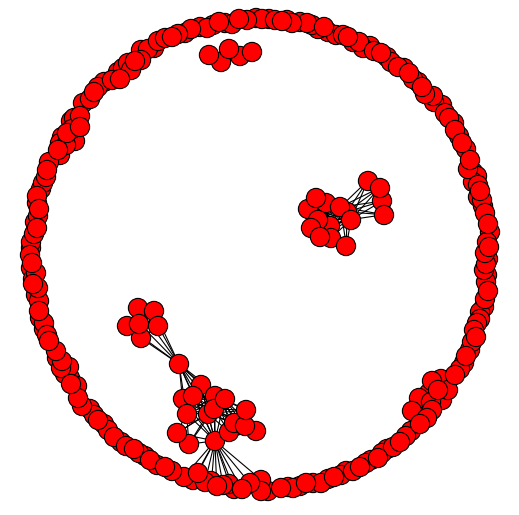

This chart was generated by the following Python code:
import networkx as nx
from networkx.readwrite import json_graph
import numpy as np
import csv
import sys
import matplotlib.pyplot as plt
import json
import pickle

def count_authors_and_papers(filename):
	
	num_papers = 0
	linelengths = []
	with open(filename, 'r') as f:
		for line in f:
			arrLine = line.split(",")
			count = 0
			for name in arrLine:
				count += 1
			linelengths.append(count)
			num_papers += 1

	m = max(linelengths)
	return [m, num_papers]

def convert_text_to_csv(filename, outfile):

	retval = count_authors_and_papers(filename)
	max_authors = retval[0]
	num_papers = retval[1]
	all_authors = [[] for x in range(max_authors)] 

	with open(filename, 'r') as f:
		for line in f:
			arrLine = line.split(",")
			position = 0

			for name in arrLine:
				name = name.strip('\n').strip('\t').lstrip().rstrip()
				all_authors[position].append(name)
				position += 1

			while position < max_authors:
				all_authors[position].append('')
				position += 1
	
	return write_csv(all_authors, outfile, max_authors, num_papers)

def write_csv(all_authors, csvfilename, max_authors, num_papers):

	first_row = ['First Author']
	for i in range(2, max_authors + 1):
		first_row.append(str(i))

	with open(csvfilename, 'wt', newline='') as csvf:
		writer = csv.writer(csvf)
		writer.writerow(first_row)
		for j in range(num_papers):
			row = []
			for i in range(max_authors): 
				row.append(all_authors[i][j])
			writer.writerow(row)
	return

def simple_stats(filename):

	authors = set()
	linelengths = []
	num_papers = 0
	# lastnames = set()
	# duplicates = set()

	with open(filename, 'r') as csvfile:
		reader = csv.reader(csvfile, delimiter=',')
		for row in reader:
			if row[0] == 'First Author':
				continue
			author_count = 0
			for i in range(len(row)):
				author_count += 1
				if row[i] == '':
					continue
				author = row[i].rstrip().lstrip()
				authors.add(author)
				# last_name = author.split(" ")
				# last_name = ' '.join(last_name[1:])
				# if last_name in lastnames:
				# 	duplicates.add(last_name)
				# else:
				# 	lastnames.add(last_name)
			
			linelengths.append(author_count)
			num_papers += 1
	m = max(linelengths)

	with open('simplestats.out', 'w') as f: 
		f.write('Max number of authors writing a single paper: ' + str(m) + '\n')
		f.write('Total unique number of authors: ' + str(len(authors)) + '\n')
		f.write('Total number of papers: ' + str(num_papers) + '\n')

	print(authors)
	print('Max number of authors writing a single paper: ' + str(m))
	print('Unique number of authors: ' + str(len(authors)))
	print('Number of papers: ' + str(num_papers))
	# print('Unique number of last names: ' + str(len(lastnames)))
	# print(duplicates)
	print('Done! This info has been saved to <simplestats.out>.')


#code to regenerate the authors.txt file after deleting it.
# f = open('finalauthors.txt', 'w+')
# with open('separated-authors.csv', 'r') as csvfile:
# 	reader = csv.reader(csvfile, delimiter=',')
# 	for row in reader:
# 		line = row[0]
# 		for i in range(1, 11):
# 			line = line + ', ' + row[i]
# 		print(line)
# 		f.write(line + '\n')
# f.close()

def read_from_csv(filename): 

	author_matrix = []
	author_nodes_set = set()

	#filtering out the nodes from csv
	with open(filename, 'r') as csvfile:
		reader = csv.reader(csvfile, delimiter=',')
		for row in reader:
			#skip the first row
			if 'First Author' in row:
				continue
			line = []
			for i in range(len(row)):
				if row[i] != '':
					line.append(row[i])
					author_nodes_set.add(row[i])
			author_matrix.append(line)

	return {'author_matrix': author_matrix, 'author_nodes': author_nodes_set}

def generate_author_to_int_dictionary(filename):

	retdict = read_from_csv(filename)
	author_nodes = retdict['author_nodes']
	author_matrix = retdict['author_matrix']

	#assigning each author an integer representation
	author_to_int = dict()
	i = 0
	for item in sorted(author_nodes):
		author_to_int[item] = i
		i += 1

	#saving the author to int dictionary
	pickle.dump(author_to_int, open("author_int_dict.p", "wb"))
	pickle.dump(author_matrix, open("author_matrix.p", "wb"))

def generate_adj_matrix():

	author_to_int = pickle.load(open("author_int_dict.p", "rb"))
	author_matrix = pickle.load(open("author_matrix.p", "rb"))

	#initializing adjacency matrix
	size = len(author_to_int)
	M = [[0 for i in range(size)] for j in range(size)]

	#adding edges from each author
	for paper in range(len(author_matrix)):
		num_authors = len(author_matrix[paper])
		for j in range(num_authors):
			a1 = author_matrix[paper][j]
			for k in range(j + 1, num_authors):
				a2 = author_matrix[paper][k]
				M[author_to_int[a1]][author_to_int[a2]] = 1
				M[author_to_int[a2]][author_to_int[a1]] = 1

	pickle.dump(M, open("adjacency_matrix.p", "wb"))

	#save graph and dict info into a readable text file for debugging
	with open('adjacency_matrix.txt', 'w') as f: 
		f.write("Authors to Integers Dictionary \n")
		#listing authors by their values
		for item in sorted(author_to_int, key=author_to_int.get):
			f.write(str(item) + " : " + str(author_to_int[item]) + "\n")
		f.write("\n\n\nPure python matrix: \n\n")
		for row in M: 
			f.write(str(row).strip("]").strip("[") + "\n")

def generate_networkX_graph_int():

	global G
	G = nx.Graph()
	author_to_int = pickle.load(open("author_int_dict.p", "rb"))
	matrix = pickle.load(open("adjacency_matrix.p", "rb"))

	#adding each int to the graph G
	for key in author_to_int: 
		G.add_node(author_to_int[key])

	s = len(matrix)
	for i in range(s):
		for j in range(s):
			if matrix[i][j] == 1:
				G.add_edge(i, j)

	write_json('int')

def generate_networkX_graph_string():

	global G
	G = nx.Graph()
	author_to_int = pickle.load(open("author_int_dict.p", "rb"))
	author_matrix = pickle.load(open("author_matrix.p", "rb"))

	#adding each author's name to the graph G
	for key in author_to_int: 
		G.add_node(key)

	for row in range(len(author_matrix)):
		num_authors = len(author_matrix[row])
		for j in range(num_authors):
			a1 = author_matrix[row][j]
			for k in range(j + 1, num_authors):
				a2 = author_matrix[row][k]
				G.add_edge(a1, a2)

	write_json('string')

def write_json(type):

	if type == 'int':
		with open('data_int.json', 'w') as outfile1:
			outfile1.write(json.dumps(json_graph.node_link_data(G)))
		print('Dumped into file <data_int.json>.')

	elif type == 'string':
		with open('data_string.json', 'w') as outfile1:
			outfile1.write(json.dumps(json_graph.node_link_data(G)))
		print('Dumped into file <data_string.json>.')

def nx_draw_graph():

	plt.figure(figsize=(8,8))
	plt.xlim(-0.05,1.05)
	plt.ylim(-0.05,1.05)
	plt.axis('off')
	nx.draw(G)
	plt.savefig('graph_new.png')
	plt.show()

def calculate_metrics():

	author_to_int = pickle.load(open("author_int_dict.p", "rb"))
	matrix = pickle.load(open("adjacency_matrix.p", "rb"))
	# author_matrix = pickle.load(open("author_matrix.p", "rb"))
	# papers_per_author(author_matrix)
	# authors_per_paper(author_matrix)
	# density(matrix)
	author_degrees(matrix, author_to_int)

def density(matrix):

	e = 0
	v = len(matrix)
	for i in range(v):
		for j in range(v): 
			if matrix[i][j] == 1:
				e += 1
	d = (2*e) / (v*(v-1))
	print(d)
	# d = 0.03507826763640717

def author_degrees(matrix, author_to_int):

	stats = dict()
	v = len(matrix)
	sorted_authors = sorted(author_to_int, key=author_to_int.get)
	
	for key in sorted_authors:
		stats[key] = 0
	
	for i in range(v):
		for j in range(v): 
			if matrix[i][j] == 1:
				stats[sorted_authors[i]] += 1

	with open('author_degrees.csv', 'wt', newline='') as csvf:
		writer = csv.writer(csvf)
		writer.writerow(['Author', 'Degrees'])
		for key in sorted(stats, key=stats.get):
			writer.writerow([key, str(stats[key])])

def papers_per_author(author_matrix):

	stats = dict()
	for row in author_matrix:
		for author in row:
			if author in stats:
				stats[author] += 1
			else: 
				stats[author] = 1 

	with open('papers_per_author.csv', 'wt', newline='') as csvf:
		writer = csv.writer(csvf)
		writer.writerow(['Author', 'Number of Papers'])
		for key in sorted(stats, key=stats.get):
			writer.writerow([key, str(stats[key])])

def authors_per_paper(author_matrix):

	linelengths = []
	for paper in author_matrix:
		linelengths.append(len(paper))
	
	with open('authors_per_paper.csv', 'wt', newline='') as csvf:
		writer = csv.writer(csvf)
		writer.writerow(['Paper', 'Number of Authors'])
		for i in range(len(linelengths)):
			writer.writerow([str(i), str(linelengths[i])])

def main():

	#input: python graph.py <input.txt> <csvfile>
	
	# text_file = sys.argv[1]
	# csv_file = sys.argv[2]
	# convert_text_to_csv(text_file, csv_file)
	# simple_stats(csv_file)

	# print("Now generating json graph information...")

	#if dict and matrix pickle files already exist, do not execute the below lines
	# generate_author_to_int_dictionary(csv_file)
	# generate_adj_matrix()

	# generate_networkX_graph_string()

	calculate_metrics()
	return "Finished"
                
if __name__ == "__main__":
    main()